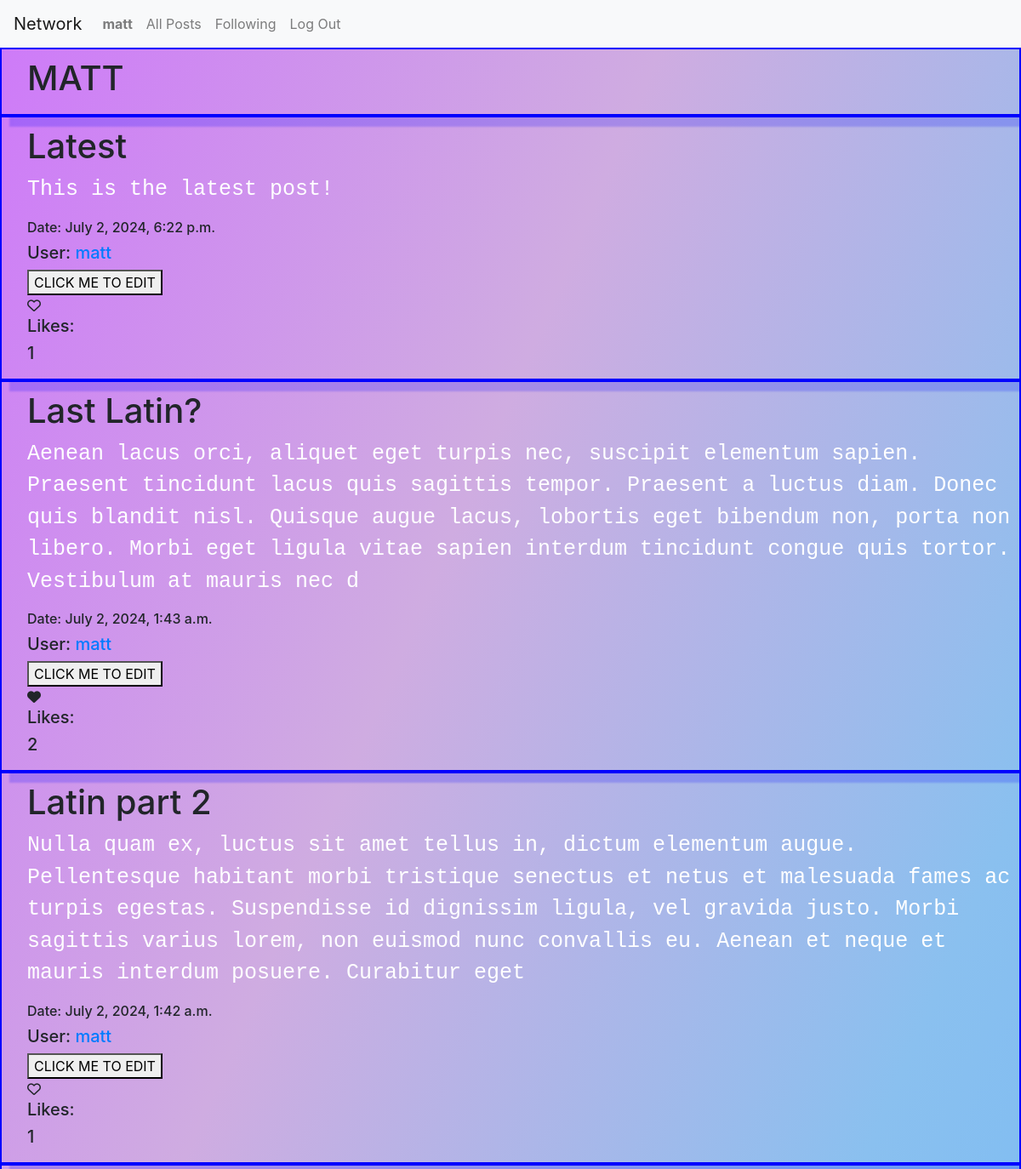
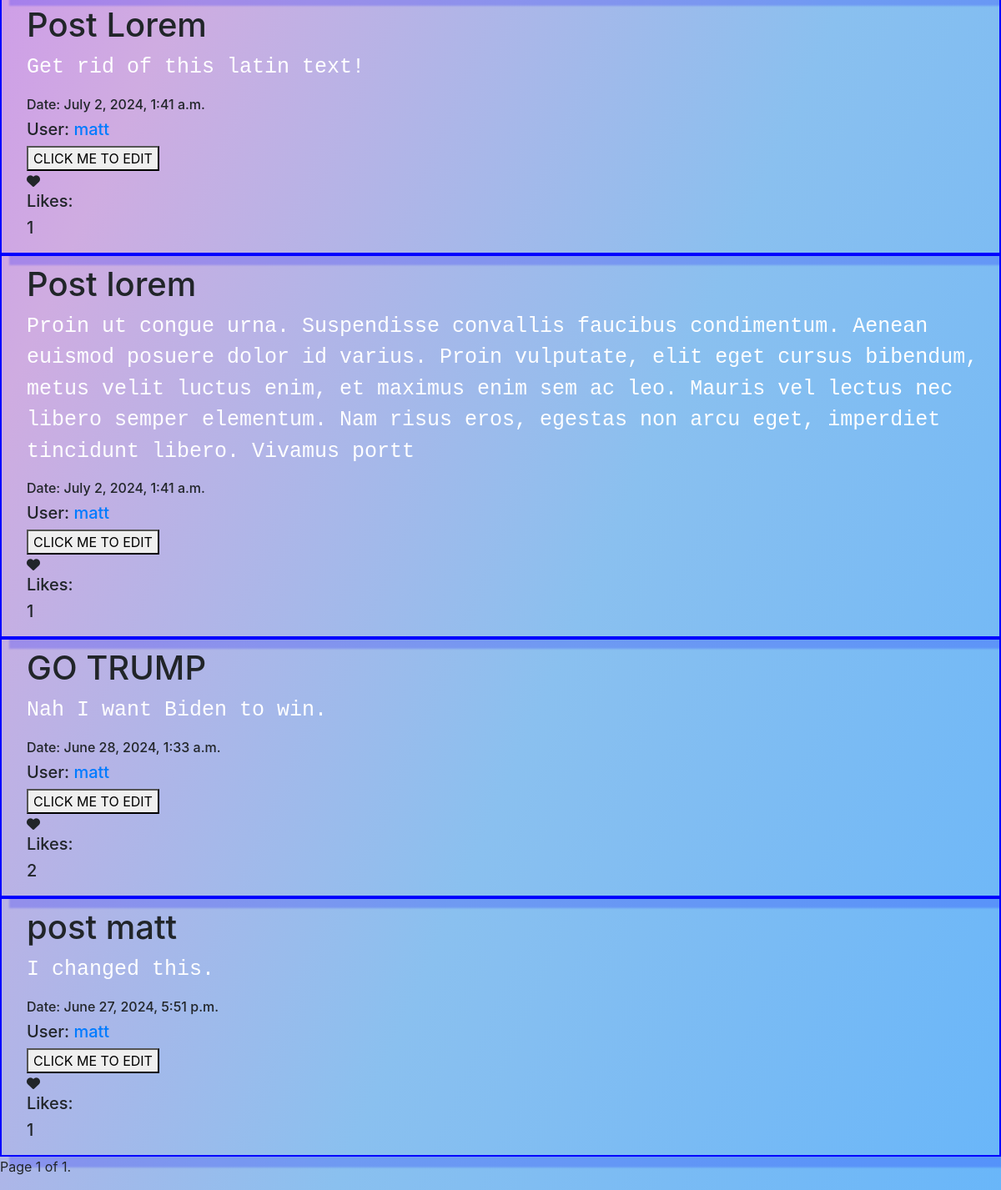
/profile/2 (signed in), run on the app's committed database (2 pictures, top to bottom).
### network/models.py (models this page shows)
class User(AbstractUser):
    pass

class Profile(models.Model):
    followers=models.ManyToManyField(User,related_name="follower", blank=True) #who is following them
    following=models.ManyToManyField(User,related_name="following", blank=True) #who they are following
    user=models.ForeignKey(User,related_name="profile_user", on_delete=models.CASCADE) #user id foreign key

class Posts(models.Model):
    post_title=models.CharField(max_length=20) #title
    post_text=models.TextField(max_length=330) #text
    likes=models.ManyToManyField(User,related_name="post_likes", blank=True) #likes, will be many users
    post_date=models.DateTimeField(auto_now_add=True) #date/time
    user=models.ForeignKey(User, related_name="post_author", on_delete=models.CASCADE) #user id foreign key

### network/views.py (the view, shortened to what this page needs)
# urls.py: path("profile/<int:user_id>", views.profile, name="profile"), # added profile page and users user_id
@login_required(login_url='login')  #requires user to be logged in to post and view forum
def profile(request, user_id):     # profile page
    viewer = request.user                 # gets logged in users info and profile
    viewer_profile = get_object_or_404(Profile, user=viewer)
    user = get_object_or_404(User, id=user_id) # gets user and profile of user clicked on
    profile = get_object_or_404(Profile, user=user)
    profile_followers= profile.followers.count()
    profile_following= profile.following.count()
    posts=Posts.objects.filter(user=user) # filter posts by user referenced by profile user above
    posts=posts.order_by("-post_date") # order posts by date
    for post in posts:                     # loop through all ordered posts and add a temporary attribute of the number of likes per post
        post.likes_counts=post.likes.count()
        post.likers=[user.id for user in post.likes.all()]
    p=Paginator(posts,10)            # paginating
    page_number=request.GET.get('page')
    page_obj=p.get_page(page_number)
    return render(request, "network/profile.html", {'viewer_profile':viewer_profile, 'profile':profile, 'page_obj':page_obj, 'profile_followers': profile_followers, 'profile_following': profile_following})   # renders profile.html of the user

### network/templates/network/profile.html (shortened to what this page needs)
{% extends "network/layout.html" %}
{% block body %}
<div class="post"><h1>
    {{profile.user| upper}}
</h1>
</div>
{% for page in page_obj %}
<div class="post" data-post-id="{{page.id}}"><h1>{{page.post_title}}</h1>
    <p>{{page.post_text}}</p>
    <h6>Date: {{page.post_date}}</h6>
    <h5>User: <a href="{% url 'profile' page.user.id %}">{{ page.user.username }}</a></h5>
    {% if page.user.id == request.user.id %}
<button  class="edit" data-post_id="{{page.id}}">CLICK ME TO EDIT</button>
{% endif %}
<div class="heartcontainer" data-user="{{request.user.id}}" data-post="{{page.id}}">
    {% if request.user.id in page.likers %}
    <i class="fa-solid fa-heart"></i>
{% else %}
    <i class="fa-regular fa-heart"></i>
{% endif %}
</div>
<h5>Likes:</h5>
<h5 id="likes-count-{{page.id}}">{{page.likes.count}}</h5>
</div class="endLine">
{% endfor %}
<nav aria-label="Page navigation">
    <ul class="pagination">
        {% if page_obj.paginator.num_pages > 0 %}
        <li>
        <span class="pagination">
            Page {{ page_obj.number }} of {{ page_obj.paginator.num_pages }}.
        </span>
        </li>
        {% else %}
        <H1> No pages to display</H1>
        {% endif %}
    </ul>
    </nav>
{% endblock %}

### network/templates/network/layout.html (shortened to what this page needs)
{% load static %}
<!DOCTYPE html>
<html lang="en">
    <head>
        <link rel="stylesheet" href="https://stackpath.bootstrapcdn.com/bootstrap/4.4.1/css/bootstrap.min.css">
        <link href="{% static 'network/styles.css' %}" rel="stylesheet">
    </head>
    <body>
        <nav class="navbar navbar-expand-lg navbar-light bg-light">
            <a class="navbar-brand" href="#">Network</a>
            <div>
              <ul class="navbar-nav mr-auto">
                {% if user.is_authenticated %}
                    <li class="nav-item">
                        <a class="nav-link" href="#"><strong>{{ user.username }}</strong></a>
                    </li>
                {% endif %}
                <li class="nav-item">
                  <a class="nav-link" href="{% url 'index' %}">All Posts</a>
                </li>
                {% if user.is_authenticated %}
                    <li class="nav-item">
                        <a class="nav-link" href="{% url 'following' user.id %}">Following</a>
                    </li>
                    <li class="nav-item">
                        <a class="nav-link" href="{% url 'logout' %}">Log Out</a>
                    </li>
                {% endif %}
              </ul>
            </div>
          </nav>
        <div class="body">
            {% block body %}
            {% endblock %}
        </div>
    </body>
</html>

### network/static/network/styles.css (style rules this page uses)
.post { align-content: center; align-self: flex-end; box-shadow: 12px 12px 2px 1px rgba(0, 0, 255, .2); border: 2px solid blue; padding-left: 30px; padding-bottom: 10px; padding-top: 10px; }
.post p { font-size: 25px; font-family: 'Courier New', Courier, monospace; color:rgb(255, 255, 255); }
body { background: linear-gradient(to bottom right, rgb(206, 121, 249), rgb(207, 172, 225), rgb(138, 192, 239), rgb(105, 182, 249)) }

### data on the page
User: username "matt"
Profile: user "MATT"
Posts: post_title "Latest", post_text "This is the latest post!", post_date "July 2, 2024, 6:22 p.m.", user.username "matt", likes.count "1"
Posts: post_title "Last Latin?", post_text "Aenean lacus orci, aliquet eget turpis nec, suscipit elementum sapien. Praesent tincidunt lacus quis sagittis tempor. Praesent a luctus diam. Donec quis blandit nisl. Quisque augue lacus, lobortis eget bibendum non, porta non libero. Morbi eget ligula vitae sapien interdum tincidunt congue quis tortor. Vestibulum at mauris nec d", post_date "July 2, 2024, 1:43 a.m.", user.username "matt", likes.count "2"
Posts: post_title "Latin part 2", post_text "Nulla quam ex, luctus sit amet tellus in, dictum elementum augue. Pellentesque habitant morbi tristique senectus et netus et malesuada fames ac turpis egestas. Suspendisse id dignissim ligula, vel gravida justo. Morbi sagittis varius lorem, non euismod nunc convallis eu. Aenean et neque et mauris interdum posuere. Curabitur eget", post_date "July 2, 2024, 1:42 a.m.", user.username "matt", likes.count "1"
Posts: post_title "Post Lorem", post_text "Get rid of this latin text!", post_date "July 2, 2024, 1:41 a.m.", user.username "matt", likes.count "1"
Posts: post_title "Post lorem", post_text "Proin ut congue urna. Suspendisse convallis faucibus condimentum. Aenean euismod posuere dolor id varius. Proin vulputate, elit eget cursus bibendum, metus velit luctus enim, et maximus enim sem ac leo. Mauris vel lectus nec libero semper elementum. Nam risus eros, egestas non arcu eget, imperdiet tincidunt libero. Vivamus portt", post_date "July 2, 2024, 1:41 a.m.", user.username "matt", likes.count "1"
Posts: post_title "GO TRUMP", post_text "Nah I want Biden to win.", post_date "June 28, 2024, 1:33 a.m.", user.username "matt", likes.count "2"
Posts: post_title "post matt", post_text "I changed this.", post_date "June 27, 2024, 5:51 p.m.", user.username "matt", likes.count "1"

### other printed values
{{ page_obj.number }} "1"
{{ page_obj.paginator.num_pages }} "1"
